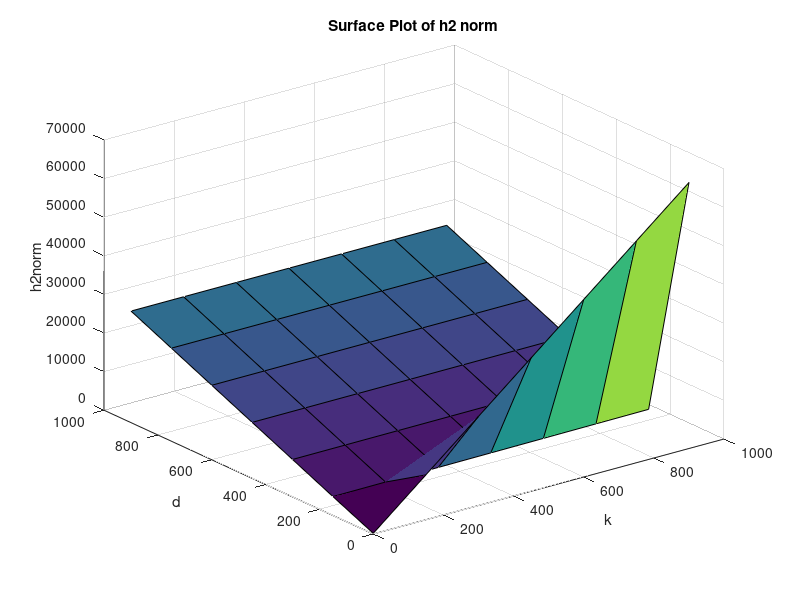

Write MATLAB code to recreate this figure.
m=100;
mu=0.8;
k=1:150:1000;
d=1:150:1000;
[K, D] = meshgrid(k, d);
N=100;
kappa=30;

% Define the function f(x, y)
Z = m/2*((mu^2.*D)+((1-mu)^2*m*K)./(D.*(2-2*cos(2*pi*kappa/N))));

% Plot using a surface plot
surf(K, D, Z);

% Add labels and title
xlabel('k');
ylabel('d');
zlabel('h2norm');
title('Surface Plot of h2 norm');
